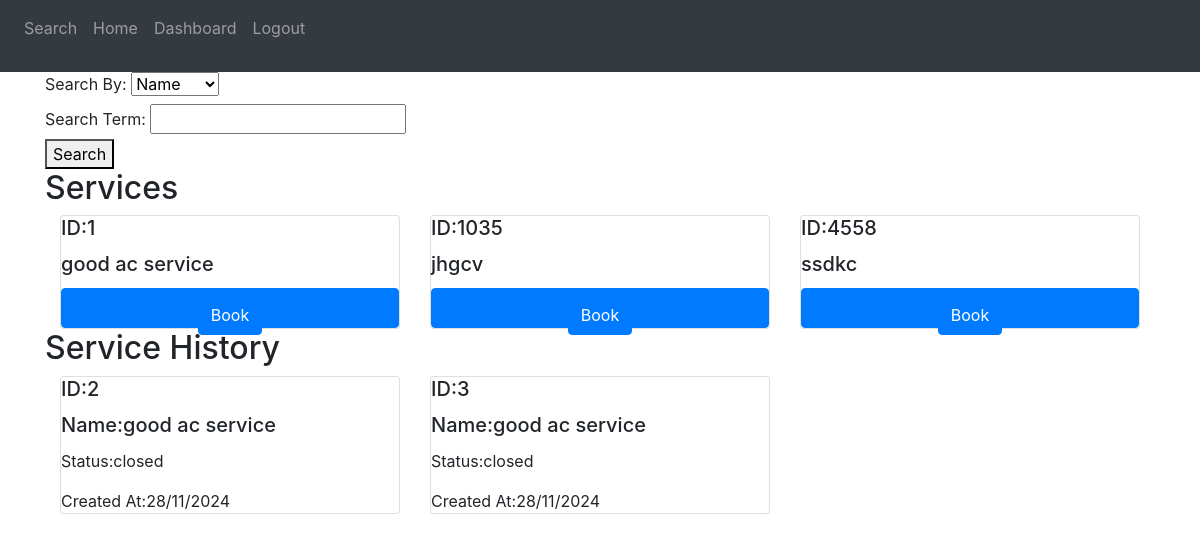
The page /customer/search (signed in) on the database its author committed.
### website/models.py (models this page shows)
class Service_professional(db.Model,UserMixin):
    __tablename__ = "service_professional"
    id = db.Column(db.Integer, primary_key=True)
    service_id=db.Column(db.Integer,db.ForeignKey('service.id'))
    email = db.Column(db.String(80), unique=True, nullable=False)
    name = db.Column(db.String(80), nullable=False)
    experience=db.Column(db.Integer)
    data = db.Column(db.LargeBinary)
    password = db.Column(db.String, nullable=False)
    date_created=db.Column(db.DateTime(),default=datetime.now())
    description = db.Column(db.String, nullable=False)
    address=db.Column(db.String(80),nullable=False)
    pincode=db.Column(db.Integer,nullable=False)
    verification_status=db.Column(db.String,default="pending")
    service_requests = db.relationship('Service_request')
    service = db.relationship('Service', back_populates='service_professionals')  # Link to Service
    service_requests = db.relationship('Service_request', back_populates='professional')  # Link to Service Requests

class Service_request(db.Model):
    __tablename__ = "service_request"
    id = db.Column(db.Integer, primary_key=True)
    service_id = db.Column(db.Integer,db.ForeignKey("service.id"))
    customer_id = db.Column(db.Integer,db.ForeignKey("customer.id"))
    date_requested=db.Column(db.DateTime(timezone=True),default=datetime.now())
    date_completed=db.Column(db.DateTime(timezone=True))
    service_status=db.Column(db.String,default="pending")
    professional_id=db.Column(db.Integer,db.ForeignKey("service_professional.id"))
    service = db.relationship('Service', back_populates='service_requests')  # Link to Service
    professional = db.relationship('Service_professional', back_populates='service_requests')  # Link to Service Professional

### website/views.py (the view)
@views.route('/customer/search', methods=['GET'])
@role_required("customer")
def search():
    search_by = request.args.get('search_by', '')  # The selected option
    search_term = request.args.get('search_term', '')  # The user input for search term
    results = []
    query=Service_professional.query.join(Service).filter(Service.id==Service_professional.service_id)
    if search_by == 'name' and search_term:
        query = query.filter(Service.name.ilike(f'%{search_term}%'))
    elif search_by == 'location' and search_term:
        query = query.filter(Service_professional.address.ilike(f'%{search_term}%'))
    elif search_by == 'pincode' and search_term:
        query = query.filter(Service_professional.pincode == search_term)
    results = query.all()
    query1 = Service_request.query.join(Service_professional).filter(Service_request.customer_id == int(current_user.id))
    if search_by == 'name' and search_term:
        query1 = query1.filter(Service_professional.description.ilike(f'%{search_term}%'))
    elif search_by == 'location' and search_term:
        query1 = query1.filter(Service_professional.address.ilike(f'%{search_term}%'))
    elif search_by == 'pincode' and search_term:
        query1 = query1.filter(Service_professional.pincode == search_term)
    results1 = query1.all()
    return render_template('customer_search.html', results=results, search_by=search_by, search_term=search_term,results1=results1)

### website/views.py (called while the page is built)
def role_required(required_role):
    def decorator(func):
        @functools.wraps(func)
        @login_required
        def wrapper(*args, **kwargs):
            if session.get('user_type') != required_role:
                abort(403)
            return func(*args, **kwargs)
        return wrapper
    return decorator

### website/templates/customer_search.html (shortened to what this page needs)
{% extends "base.html" %} {%block welcome%}<p class="nav-item nav-link">Search</p>{%endblock%}
{%block content%}
    <form method="get" action="/customer/search">
        <label for="search_by">Search By:</label>
        <select id="search_by" name="search_by" onchange="updateInputType()">
            <option value="name" {% if search_by=='name' %}selected{% endif %}>Name</option>
        </select>
        <br>
        <label for="search_term">Search Term:</label>
        <input id="search_term" name="search_term" type="text" value="{{ search_term }}">
        <br>
        <button type="submit">Search</button>
    </form>
    <h2>Services</h2>
    {% if results %}
    <div class="container">
        <div class="row">
            {%for servce in results%}
            <div class="col-4">
                <div class="card">
                    <h5 class="card-title">ID:{{ servce.id}}</h5>
                    <h5 class="card-title">{{ servce.description}}</h5>
                    <form action="/customer/request/{{servce.service_id}}" method="POST" class="btn btn-primary"
                        style="height: 40px;"><button class="btn btn-primary" style="height: 40px;">Book</button></form>
                </div>
            </div>
            {%endfor%}
        </div>
    </div>
    {% else %}
    <p>No results found.</p>
    {% endif %}
    <h2>Service History</h2>
    {% if results1 %}
    <div class="container">
        <div class="row">
            {%for service in results1%}
            <div class="col-4">
                <div class="card">
                    <h5 class="card-title card-items">ID:{{ service.id }}</h5>
                    <h5 class="card-title card-items">Name:{{ service.professional.description }}</h5>
                    <p class="card-text card-items">Status:{{ service.service_status }}</p>
                    <p class="card-text card-items">Created At:{{ service.date_requested.strftime("%d/%m/%Y") }}</p>
                </div>
            </div>
            {%endfor%}
        </div>
    </div>
    {% else %}
    <p>No results found.</p>
    {% endif %}
    {%endblock%}

### rows shown on the page
Service_professional: id "1", description "good ac service"
Service_professional: id "1035", description "jhgcv"
Service_professional: id "4558", description "ssdkc"
Service_request: id "2", professional.description "good ac service", service_status "closed", date_requested "28/11/2024"
Service_request: id "3", professional.description "good ac service", service_status "closed", date_requested "28/11/2024"
